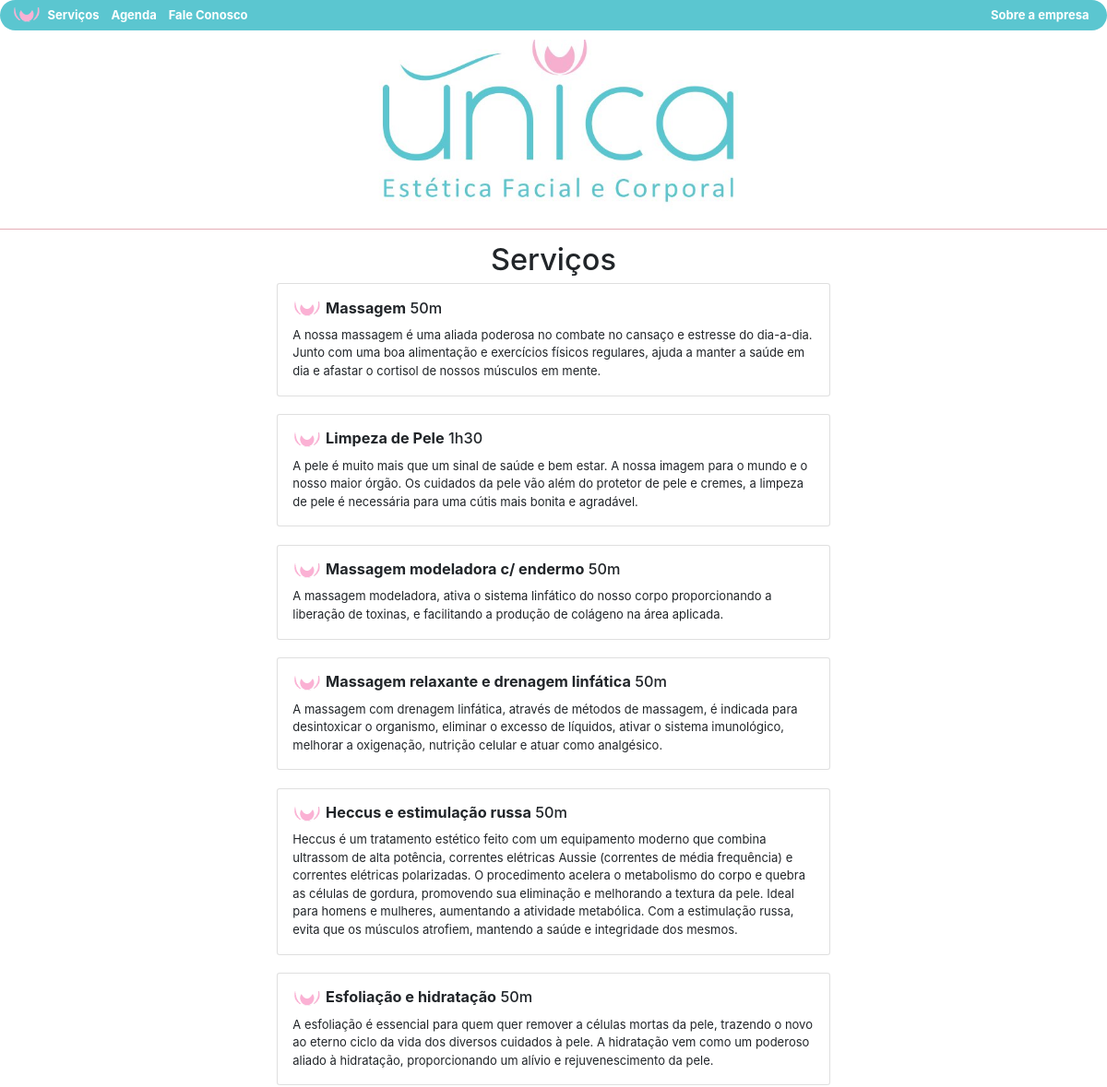
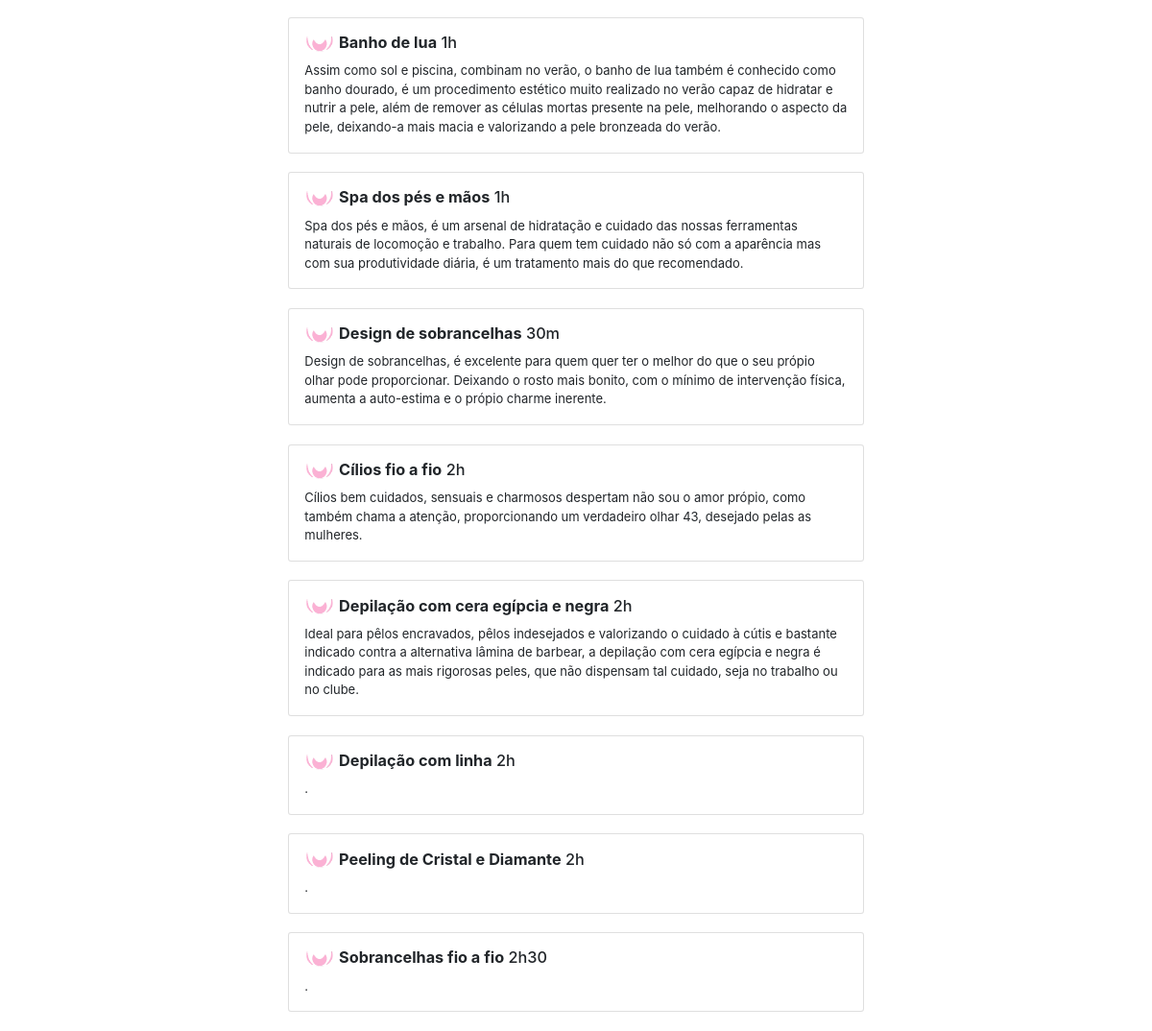
The page /servicos/ on the database its author committed (2 pictures, top to bottom).
### app/models.py (models this page shows, shortened)
class AppServicos(models.Model):
    servico = models.CharField(max_length=50)
    preco = models.FloatField()
    duracao = models.CharField(max_length=4)
    descricao = models.TextField()
    class Meta:
        verbose_name = "Serviços"
        verbose_name_plural = "Serviços"

### app/views.py (the view)
# urls.py: path('servicos/',servicos,name='servicos'),
def servicos(request):
    duracoes, descricoes, servicos = list(), list(), list()
    ids = AppServicos.objects.count()
    for id_ in range(1,ids+1):
        servicos.append(AppServicos.objects.get(pk=id_).servico)
        descricoes.append(AppServicos.objects.get(pk=id_).descricao)
        duracoes.append(AppServicos.objects.get(pk=id_).duracao)
    return render(request,'servicos.html',{'servicos':servicos,'descricoes':descricoes,'duracoes':duracoes})

### app/templatetags/list_index.py (called while the page is built)
@register.filter
def list_index(var,index):
    return (var[index])

### app/templates/servicos.html (shortened to what this page needs)
{% extends 'base.html' %}
{% load static %}
{% load list_index %}
{% block content %}
<div class="justify-content-center">
  <h1 align="center">Serviços</h1>
{% for servico in servicos %}
<div class="card">
  <div class="card-body">
    <h5 class="card-title">
     <img src='{% static 'img/flor.png' %}' width="32" height="16"/><b> {{servico}}</b> {{duracoes|list_index:forloop.counter0}}
    </h5>
  <p class="card-text">
   {{descricoes|list_index:forloop.counter0}}<br>
  </p>
</div>
</div><br>
{% endfor %}
</div>
{% endblock %}

### app/templates/base.html (shortened to what this page needs)
{% load static %}
<html lang="pt-br">
  <head>
    <link rel="stylesheet" href="https://stackpath.bootstrapcdn.com/bootstrap/4.4.1/css/bootstrap.min.css">
  </head>
  <body>
       <nav class="navbar navbar-expand-lg navbar-light bg-custom py-0">
        <a href="/">
            <img src="{% static "img/flor.png" %}" width="32" height="16" >
        </a>
        <div class="collapse navbar-collapse" id="conteudoNavbar">
        <ul class="navbar-nav mr-auto">
          <li class="nav-item">
            <a href="/servicos/" class="nav-link">
              <b>Serviços</b>
            </a>
          </li>
        <li class="nav-item">
          <a href="/agenda/" class="nav-link">
            <b>Agenda</b>
          </a>
        </li>
        <li class="nav-item">
          <a href="/fale-conosco/" class="nav-link">
            <b>Fale Conosco</b>
          </a>
        </li>
        </ul>
        <ul class="navbar-nav ml-auto">
        <li class="nav-item">
          <a href="/sobre/" class="nav-link sobre">
            <b>Sobre a empresa</b>
          </a>
        </li>
       </ul>
      </nav>
      <a href="/">
        <img src="{% static "img/unicalogo.jpg" %}" name="unicalogo" class="unicalogo" alt="Página inicial">
      </a>
      <hr class="linha">
    {% block content %}
    {% endblock %}
  </body>
</html>

### app/templates/base.html (style rules this page uses)
.navbar { background-color: #5bc6d0; border-radius: 25px; }
.navbar .navbar-nav li a { color: white !important; }
.unicalogo { width: 400px; margin-left: auto; margin-right: auto; padding-top: 10; display: block; }
.linha { background-color: pink; }
html { font-size: 13px; }

### app/templates/servicos.html (style rules this page uses)
.card { width: 600px; margin-left: auto; margin-right: auto; }

### rows shown on the page
AppServicos: servico "Massagem", duracao "50m", descricao "A nossa massagem é uma aliada poderosa no combate no cansaço e estresse do dia-a-dia. Junto com uma boa alimentação e exercícios físicos regulares, ajuda a manter a saúde em dia e afastar o cortisol de nossos músculos em mente."
AppServicos: servico "Limpeza de Pele", duracao "1h30", descricao "A pele é muito mais que um sinal de saúde e bem estar. A nossa imagem para o mundo e o nosso maior órgão. Os cuidados da pele vão além do protetor de pele e cremes, a limpeza de pele é necessária para uma cútis mais bonita e agradável."
AppServicos: servico "Massagem modeladora c/ endermo", duracao "50m", descricao "A massagem modeladora, ativa o sistema linfático do nosso corpo proporcionando a liberação de toxinas, e facilitando a produção de colágeno na área aplicada."
AppServicos: servico "Massagem relaxante e drenagem linfática", duracao "50m", descricao "A massagem com drenagem linfática, através de métodos de massagem, é indicada para desintoxicar o organismo, eliminar o excesso de líquidos, ativar o sistema imunológico, melhorar a oxigenação, nutrição celular e atuar como analgésico."
AppServicos: servico "Heccus e estimulação russa", duracao "50m", descricao "Heccus é um tratamento estético feito com um equipamento moderno que combina ultrassom de alta potência, correntes elétricas Aussie (correntes de média frequência) e correntes elétricas polarizadas. O procedimento acelera o metabolismo do corpo e quebra as células de gordura, promovendo sua eliminação e melhorando a textura da pele. Ideal para homens e mulheres, aumentando a atividade metabólica. Com a estimulação russa, evita que os músculos atrofiem, mantendo a saúde e integridade dos mesmos."
AppServicos: servico "Esfoliação e hidratação", duracao "50m", descricao "A esfoliação é essencial para quem quer remover a células mortas da pele, trazendo o novo ao eterno ciclo da vida dos diversos cuidados à pele. A hidratação vem como um poderoso aliado à hidratação, proporcionando um alívio e rejuvenescimento da pele."
AppServicos: servico "Banho de lua", duracao "1h", descricao "Assim como sol e piscina, combinam no verão, o banho de lua também é conhecido como banho dourado, é um procedimento estético muito realizado no verão capaz de hidratar e nutrir a pele, além de remover as células mortas presente na pele, melhorando o aspecto da pele, deixando-a mais macia e valorizando a pele bronzeada do verão."
AppServicos: servico "Spa dos pés e mãos", duracao "1h", descricao "Spa dos pés e mãos, é um arsenal de hidratação e cuidado das nossas ferramentas naturais de locomoção e trabalho. Para quem tem cuidado não só com a aparência mas com sua produtividade diária, é um tratamento mais do que recomendado."
AppServicos: servico "Design de sobrancelhas", duracao "30m", descricao "Design de sobrancelhas, é excelente para quem quer ter o melhor do que o seu própio olhar pode proporcionar. Deixando o rosto mais bonito, com o mínimo de intervenção física, aumenta a auto-estima e o própio charme inerente."
AppServicos: servico "Cílios fio a fio", duracao "2h", descricao "Cílios bem cuidados, sensuais e charmosos despertam não sou o amor própio, como também chama a atenção, proporcionando um verdadeiro olhar 43, desejado pelas as mulheres."
AppServicos: servico "Depilação com cera egípcia e negra", duracao "2h", descricao "Ideal para pêlos encravados, pêlos indesejados e valorizando o cuidado à cútis e bastante indicado contra a alternativa lâmina de barbear, a depilação com cera egípcia e negra é indicado para as mais rigorosas peles, que não dispensam tal cuidado, seja no trabalho ou no clube."
AppServicos: servicos "Depilação com linha"
AppServicos: servicos "Peeling de Cristal e Diamante"
AppServicos: servicos "Sobrancelhas fio a fio"

### other values the page prints
{{ duracoes|list_index:forloop.counter0 }} "2h" "2h" "2h30"
{{ descricoes|list_index:forloop.counter0 }} "." "." "."
